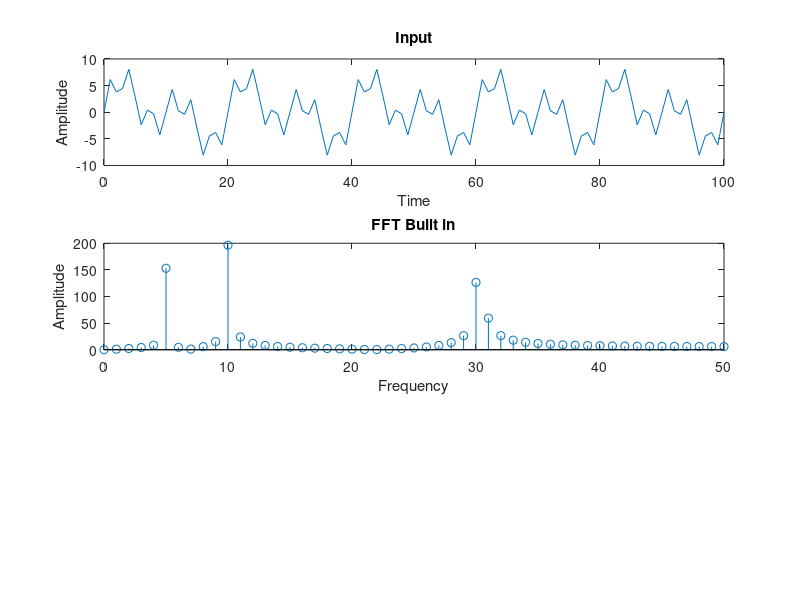

Write the MATLAB code that produced this figure. (Note: this script raises an error after producing the figure.)
clc;
close all;
clear all;

%signal 1

t = 0 : 1 : 100; % Time Samples
f1 = 10; % Input Signal Frequency
fs = 100; % Sampling Frequency
x = 4*sin(2*pi*f1/fs*t); % Generate Sine Wave

f2=30;
y=3*sin(2*pi*f2/fs*t);

f3=5;
z=3*sin(2*pi*f3/fs*t);

m=x+y+z;

subplot(3,1,1);
plot(t,m); 
%plotting input sequence
ylabel('Amplitude');
xlabel('Time');
title('Input');

N = length(m); %finding the length of entered sequence for N point FFT

A=fft(m);
magnitude1 = abs(A); % absolute values of individual FFT complex 

t = 0:N/2;
subplot(3,1,2);
stem(t,magnitude1(1:(N/2+1)));
%plotting FFT sequence
ylabel('Amplitude');
xlabel('Frequency');
title('FFT Built in');

d = designfilt("bandpassfir",'FilterOrder',15,'CutoffFrequency1',2,'CutoffFrequency2',20,'SampleRate',fs);
afterfilter=filter(d,m); %m=mixed signal

%% FFT after filter
Aft=fft(afterfilter);
magnitude2 = abs(Aft); % absolute values of individual FFT complex 

t = 0:N/2;
subplot(3,1,3);
stem(t,magnitude2(1:(N/2+1)));
%plotting FFT sequence
ylabel('Amplitude');
xlabel('Frequency');
title('FFT After Filter');
